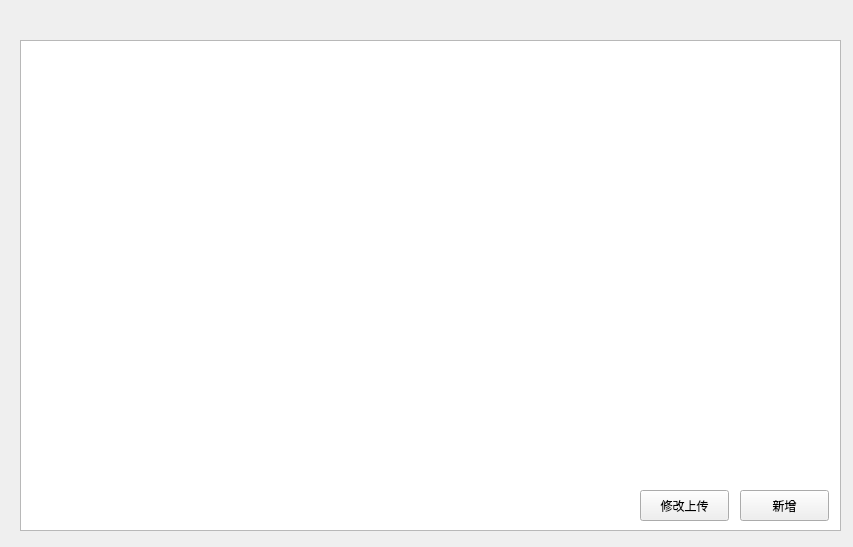
<?xml version="1.0" encoding="UTF-8"?>
<ui version="4.0">
 <class>kr_book</class>
 <widget class="QWidget" name="kr_book">
  <property name="windowModality">
   <enum>Qt::WindowModal</enum>
  </property>
  <property name="geometry">
   <rect>
    <x>0</x>
    <y>0</y>
    <width>853</width>
    <height>547</height>
   </rect>
  </property>
  <property name="windowTitle">
   <string>Form</string>
  </property>
  <property name="styleSheet">
   <string notr="true">font: 11pt &quot;黑体&quot;;</string>
  </property>
  <widget class="QStackedWidget" name="stackedWidget">
   <property name="geometry">
    <rect>
     <x>10</x>
     <y>30</y>
     <width>831</width>
     <height>501</height>
    </rect>
   </property>
   <property name="styleSheet">
    <string notr="true">QPushButton[NotTitleBarBtn=true]
{	
	color:white;
	background-color:rgb(14 , 150 , 254);
	border: 1px solid rgb(11 , 137 , 234);
	border-radius:6px;
}

QPushButton:hover[NotTitleBarBtn=true]
{
	color:white;
	background-color:rgb(44 , 137 , 255);
	border: 1px solid rgb(11 , 137 , 234);
}

QPushButton:pressed[NotTitleBarBtn=true]
{
	color:white;
	background-color:rgb(14 , 135 , 228);
	border: 1px solid rgb(12 , 138 , 235);
	padding-left:3px;
	padding-top:3px;
}
QLineEdit
{
	font:12pt &quot;Microsoft YaHei&quot;;
    background:white;
    padding-left:5px ;
    padding-top:1px ;
    border-radius:5px;
    border: 1px solid rgb(209 , 209 , 209);
}
QLineEdit:hover
{
    padding-bottom:0px ;
    border: 1px solid rgb(21 , 131 , 221);
}</string>
   </property>
   <property name="currentIndex">
    <number>0</number>
   </property>
   <widget class="QWidget" name="page">
    <widget class="QTableWidget" name="tableWidget_book">
     <property name="geometry">
      <rect>
       <x>10</x>
       <y>10</y>
       <width>821</width>
       <height>491</height>
      </rect>
     </property>
     <property name="editTriggers">
      <set>QAbstractItemView::DoubleClicked</set>
     </property>
     <attribute name="verticalHeaderVisible">
      <bool>false</bool>
     </attribute>
    </widget>
    <widget class="QPushButton" name="AddBtn">
     <property name="geometry">
      <rect>
       <x>730</x>
       <y>460</y>
       <width>89</width>
       <height>31</height>
      </rect>
     </property>
     <property name="text">
      <string>新增</string>
     </property>
     <property name="NotTitleBarBtn" stdset="0">
      <bool>true</bool>
     </property>
    </widget>
    <widget class="QPushButton" name="EditBtn">
     <property name="geometry">
      <rect>
       <x>630</x>
       <y>460</y>
       <width>89</width>
       <height>31</height>
      </rect>
     </property>
     <property name="text">
      <string>修改上传</string>
     </property>
     <property name="NotTitleBarBtn" stdset="0">
      <bool>true</bool>
     </property>
    </widget>
   </widget>
   <widget class="QWidget" name="page_2">
    <widget class="QLineEdit" name="lineEdit_isbn">
     <property name="geometry">
      <rect>
       <x>340</x>
       <y>460</y>
       <width>181</width>
       <height>31</height>
      </rect>
     </property>
     <property name="placeholderText">
      <string>ISBN</string>
     </property>
    </widget>
    <widget class="QPushButton" name="SearchBtn">
     <property name="geometry">
      <rect>
       <x>530</x>
       <y>460</y>
       <width>89</width>
       <height>31</height>
      </rect>
     </property>
     <property name="text">
      <string>查询</string>
     </property>
     <property name="NotTitleBarBtn" stdset="0">
      <bool>true</bool>
     </property>
    </widget>
    <widget class="QLabel" name="label_BookPicture">
     <property name="geometry">
      <rect>
       <x>20</x>
       <y>120</y>
       <width>241</width>
       <height>341</height>
      </rect>
     </property>
     <property name="text">
      <string/>
     </property>
    </widget>
    <widget class="QLabel" name="label_Title">
     <property name="geometry">
      <rect>
       <x>20</x>
       <y>50</y>
       <width>411</width>
       <height>61</height>
      </rect>
     </property>
     <property name="styleSheet">
      <string notr="true">font: 20pt &quot;黑体&quot;;</string>
     </property>
     <property name="text">
      <string>暂无标题</string>
     </property>
    </widget>
    <widget class="QLabel" name="label_border">
     <property name="geometry">
      <rect>
       <x>300</x>
       <y>120</y>
       <width>521</width>
       <height>301</height>
      </rect>
     </property>
     <property name="frameShape">
      <enum>QFrame::Box</enum>
     </property>
     <property name="frameShadow">
      <enum>QFrame::Plain</enum>
     </property>
     <property name="lineWidth">
      <number>1</number>
     </property>
     <property name="text">
      <string/>
     </property>
     <property name="margin">
      <number>0</number>
     </property>
    </widget>
    <widget class="QLabel" name="label_Pictureborder">
     <property name="geometry">
      <rect>
       <x>20</x>
       <y>120</y>
       <width>261</width>
       <height>341</height>
      </rect>
     </property>
     <property name="frameShape">
      <enum>QFrame::Box</enum>
     </property>
     <property name="frameShadow">
      <enum>QFrame::Plain</enum>
     </property>
     <property name="lineWidth">
      <number>1</number>
     </property>
     <property name="margin">
      <number>0</number>
     </property>
    </widget>
    <widget class="QLabel" name="label_Score">
     <property name="geometry">
      <rect>
       <x>440</x>
       <y>50</y>
       <width>221</width>
       <height>61</height>
      </rect>
     </property>
     <property name="styleSheet">
      <string notr="true">font: 15pt &quot;黑体&quot;;
color: rgb(255, 183, 15);</string>
     </property>
     <property name="text">
      <string/>
     </property>
     <property name="alignment">
      <set>Qt::AlignBottom|Qt::AlignRight|Qt::AlignTrailing</set>
     </property>
    </widget>
    <widget class="QLabel" name="label_numRater">
     <property name="geometry">
      <rect>
       <x>670</x>
       <y>50</y>
       <width>151</width>
       <height>61</height>
      </rect>
     </property>
     <property name="styleSheet">
      <string notr="true">font: 15pt &quot;黑体&quot;;</string>
     </property>
     <property name="text">
      <string/>
     </property>
     <property name="alignment">
      <set>Qt::AlignBottom|Qt::AlignLeading|Qt::AlignLeft</set>
     </property>
    </widget>
    <widget class="QPushButton" name="AcceptBtn">
     <property name="enabled">
      <bool>false</bool>
     </property>
     <property name="geometry">
      <rect>
       <x>630</x>
       <y>460</y>
       <width>89</width>
       <height>31</height>
      </rect>
     </property>
     <property name="text">
      <string>添加</string>
     </property>
     <property name="NotTitleBarBtn" stdset="0">
      <bool>true</bool>
     </property>
    </widget>
    <widget class="QWidget" name="layoutWidget">
     <property name="geometry">
      <rect>
       <x>310</x>
       <y>120</y>
       <width>503</width>
       <height>301</height>
      </rect>
     </property>
     <layout class="QHBoxLayout" name="horizontalLayout">
      <property name="spacing">
       <number>20</number>
      </property>
      <item>
       <layout class="QVBoxLayout" name="verticalLayout">
        <item>
         <widget class="QLabel" name="label_Subheading">
          <property name="text">
           <string>副标题: 暂无数据</string>
          </property>
         </widget>
        </item>
        <item>
         <widget class="QLabel" name="label_Author">
          <property name="text">
           <string>作者: 暂无数据</string>
          </property>
         </widget>
        </item>
        <item>
         <widget class="QLabel" name="label_Translator">
          <property name="text">
           <string>译者: 暂无数据</string>
          </property>
         </widget>
        </item>
        <item>
         <widget class="QLabel" name="label_Price">
          <property name="text">
           <string>定价: 暂无数据</string>
          </property>
         </widget>
        </item>
       </layout>
      </item>
      <item>
       <layout class="QVBoxLayout" name="verticalLayout_2">
        <item>
         <widget class="QLabel" name="label_Press">
          <property name="text">
           <string>出版社: 暂无数据</string>
          </property>
         </widget>
        </item>
        <item>
         <widget class="QLabel" name="label_PressDate">
          <property name="text">
           <string>出版年: 暂无数据</string>
          </property>
         </widget>
        </item>
        <item>
         <widget class="QLabel" name="label_Pages">
          <property name="text">
           <string>页数: 暂无数据</string>
          </property>
         </widget>
        </item>
        <item>
         <widget class="QLabel" name="label_ISBN">
          <property name="text">
           <string>ISBN: 暂无数据</string>
          </property>
         </widget>
        </item>
       </layout>
      </item>
     </layout>
    </widget>
    <widget class="QPushButton" name="BackBtn">
     <property name="enabled">
      <bool>true</bool>
     </property>
     <property name="geometry">
      <rect>
       <x>730</x>
       <y>460</y>
       <width>89</width>
       <height>31</height>
      </rect>
     </property>
     <property name="text">
      <string>返回</string>
     </property>
     <property name="NotTitleBarBtn" stdset="0">
      <bool>true</bool>
     </property>
    </widget>
    <zorder>layoutWidget</zorder>
    <zorder>label_border</zorder>
    <zorder>lineEdit_isbn</zorder>
    <zorder>SearchBtn</zorder>
    <zorder>label_BookPicture</zorder>
    <zorder>label_Title</zorder>
    <zorder>label_Pictureborder</zorder>
    <zorder>label_Score</zorder>
    <zorder>label_numRater</zorder>
    <zorder>AcceptBtn</zorder>
    <zorder>BackBtn</zorder>
   </widget>
  </widget>
 </widget>
 <resources/>
 <connections/>
</ui>
